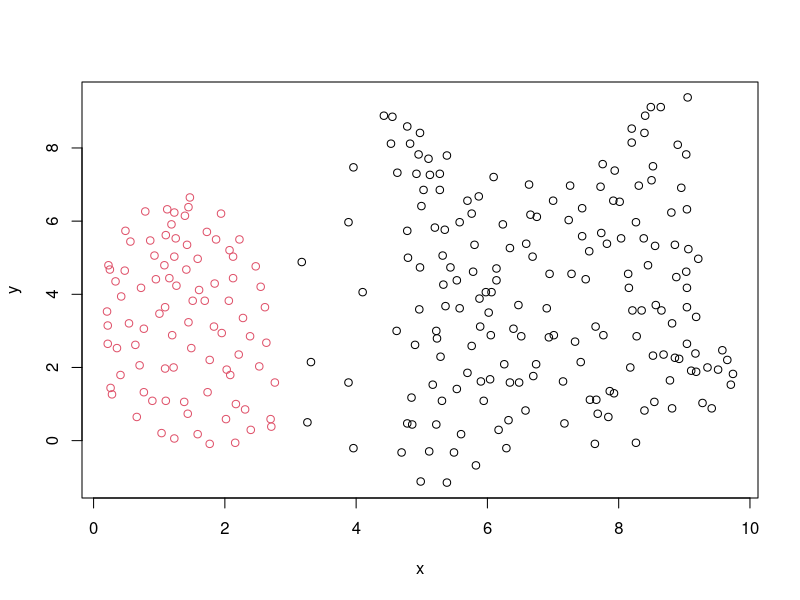
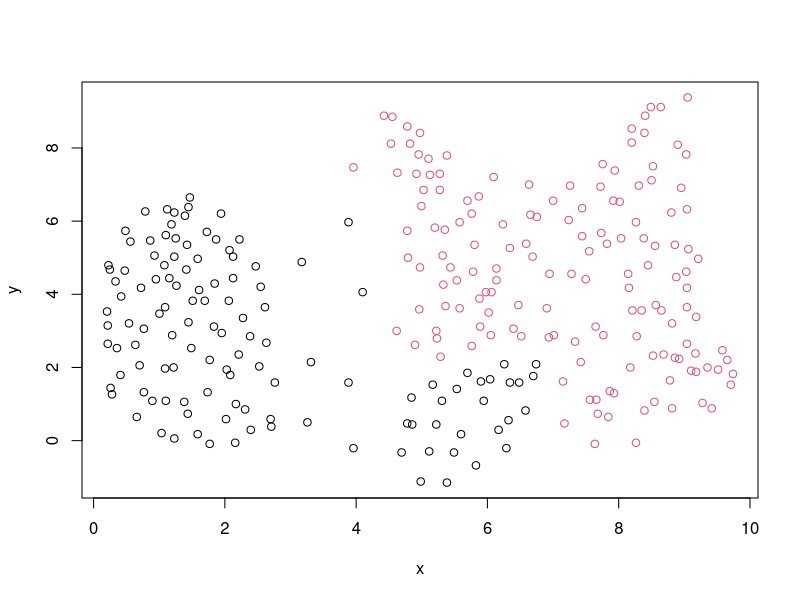
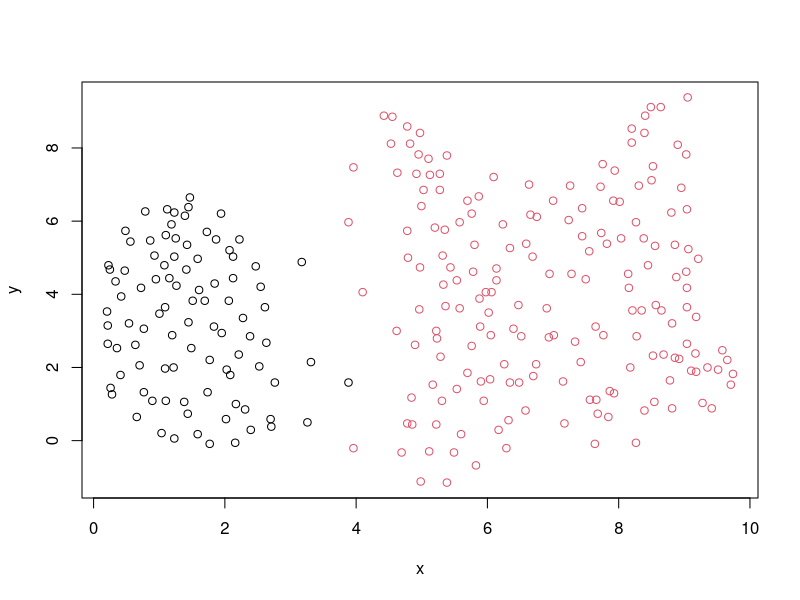
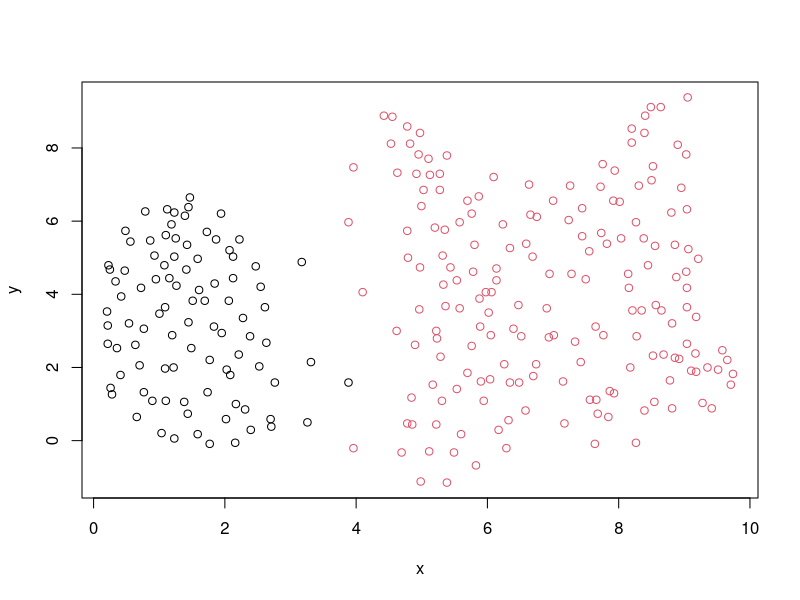
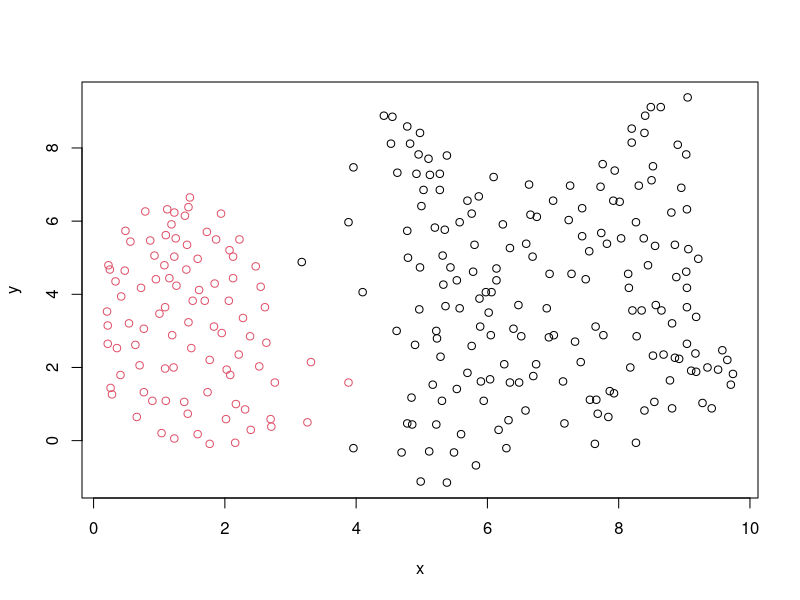
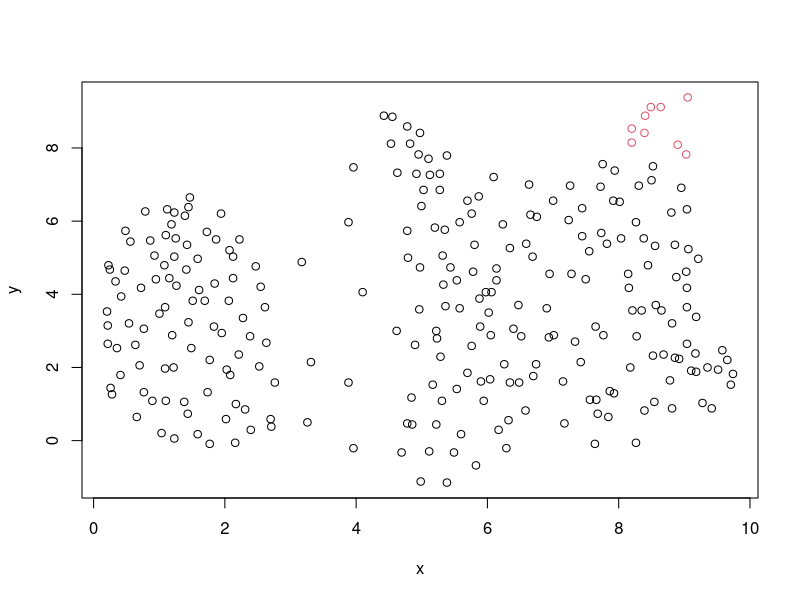
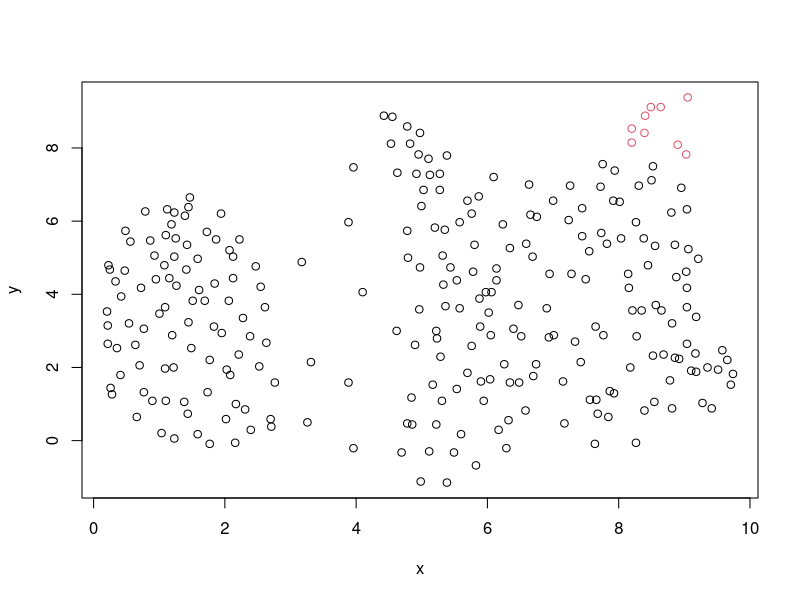
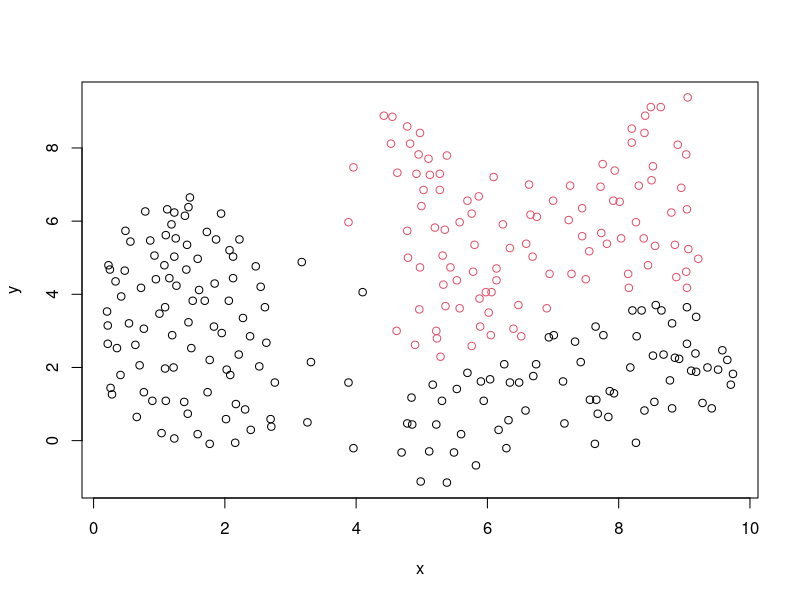

Reproduce these figures in R, in order.

setwd("~/git_repos/cluster-examples/")


# Cusion dataset ---------------------------------------------------------

dat01 <- read.table("data/01cusion.csv", 
                    header=T,
                    sep=",")
head(dat01)
plot(y~x,
     col=as.numeric(as.factor(group)),
     data=dat01)

cl01 <- hclust(dist(dat01[,1:2]), method = "complete")

cl01wd <- hclust(dist(dat01[,1:2]), method = "ward.D")
cl01wd2 <- hclust(dist(dat01[,1:2]), method = "ward.D2")
cl01single <- hclust(dist(dat01[,1:2]), method = "single")
cl01average <- hclust(dist(dat01[,1:2]), method = "average")
cl01mcquitty <- hclust(dist(dat01[,1:2]), method = "mcquitty")
cl01median <- hclust(dist(dat01[,1:2]), method = "median")
cl01centroid <- hclust(dist(dat01[,1:2]), method = "centroid")

cutree(cl01, k=2)

plot(y~x,
     col=cutree(cl01, k=2),
     data=dat01)
plot(y~x,
     col=cutree(cl01wd, k=2),
     data=dat01)
plot(y~x,
     col=cutree(cl01wd2, k=2),
     data=dat01)
plot(y~x,
     col=cutree(cl01average, k=2),
     data=dat01)
plot(y~x,
     col=cutree(cl01centroid, k=2),
     data=dat01)
plot(y~x,
     col=cutree(cl01median, k=2),
     data=dat01)
plot(y~x,
     col=cutree(cl01mcquitty, k=2),
     data=dat01)
plot(y~x,
     col=cutree(cl01single, k=2),
     data=dat01)





# Swirl data --------------------------------------------------------------



dat02 <- read.table("data/02swirl.csv", 
                    header=T,
                    sep=",")
head(dat02)
plot(y~x,
     col=as.numeric(as.factor(group)),
     data=dat02)

cl02 <- hclust(dist(dat02[,1:2]), method = "complete")

cl02wd <- hclust(dist(dat02[,1:2]), method = "ward.D")
cl02wd2 <- hclust(dist(dat02[,1:2]), method = "ward.D2")
cl02single <- hclust(dist(dat02[,1:2]), method = "single")
cl02average <- hclust(dist(dat02[,1:2]), method = "average")
cl02mcquitty <- hclust(dist(dat02[,1:2]), method = "mcquitty")
cl02median <- hclust(dist(dat02[,1:2]), method = "median")
cl02centroid <- hclust(dist(dat02[,1:2]), method = "centroid")



plot(y~x,
     col=cutree(cl02, k=2),
     data=dat02)
plot(y~x,
     col=cutree(cl02wd, k=2),
     data=dat02)
plot(y~x,
     col=cutree(cl02wd2, k=2),
     data=dat02)
plot(y~x,
     col=cutree(cl02average, k=2),
     data=dat02)
plot(y~x,
     col=cutree(cl02centroid, k=2),
     data=dat02)
plot(y~x,
     col=cutree(cl02median, k=2),
     data=dat02)
plot(y~x,
     col=cutree(cl02mcquitty, k=2),
     data=dat02)
plot(y~x,
     col=cutree(cl02single, k=2),
     data=dat02)
